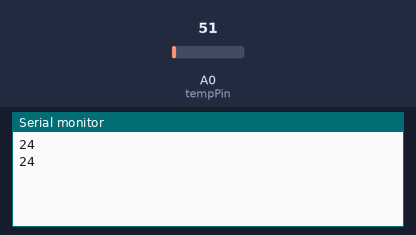
A sketch run on a simulated Arduino Uno, built with avr-gcc and run on an emulated ATmega328P. On the bench: the last lines printed to the serial monitor. The test bench sets the inputs (shaded band); at power-on: A0 (tempPin) = 51.

Above: at 1.8 s.
1.9 s: A0 (tempPin) set to 61
At 2.8 s:
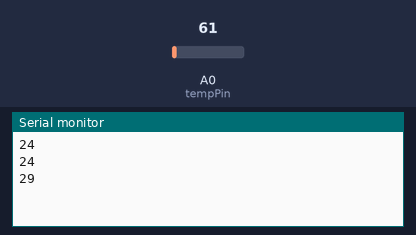
3.4 s: A0 (tempPin) set to 71
At 4.8 s:
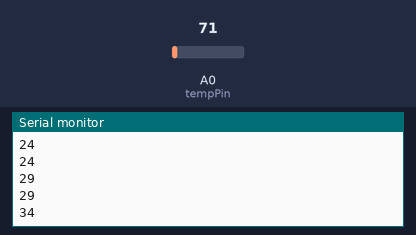
Timing chart, 0 to 6.4 s (numbered marks = the images above; inputs shaded):
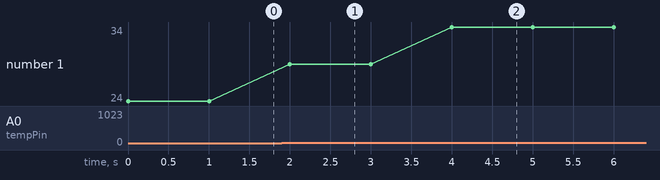

Measured:
- after the input at 1.9 s, the serial monitor: prints a new line after 0.10 s (image 1)
- after the input at 3.4 s, the serial monitor: prints a new line after 0.60 s (image 2)
- plotted number 1: 24 → 29 after the input at 1.9 s, 29 → 34 after the input at 3.4 s

The sketch:

LM35Processing.ino
```cpp
//declare variables
float tempC;
int tempPin = 0;

void setup()
{
Serial.begin(9600); //opens serial port, sets data rate to 9600 bps
}

void loop()
{
tempC = analogRead(tempPin);           //read the value from the sensor
tempC = (5.0 * tempC * 100.0)/1024.0;  //convert the analog data to temperature
Serial.println((byte)tempC);             //send the data to the computer

delay(1000);                           //wait one second before sending new data
}
```
